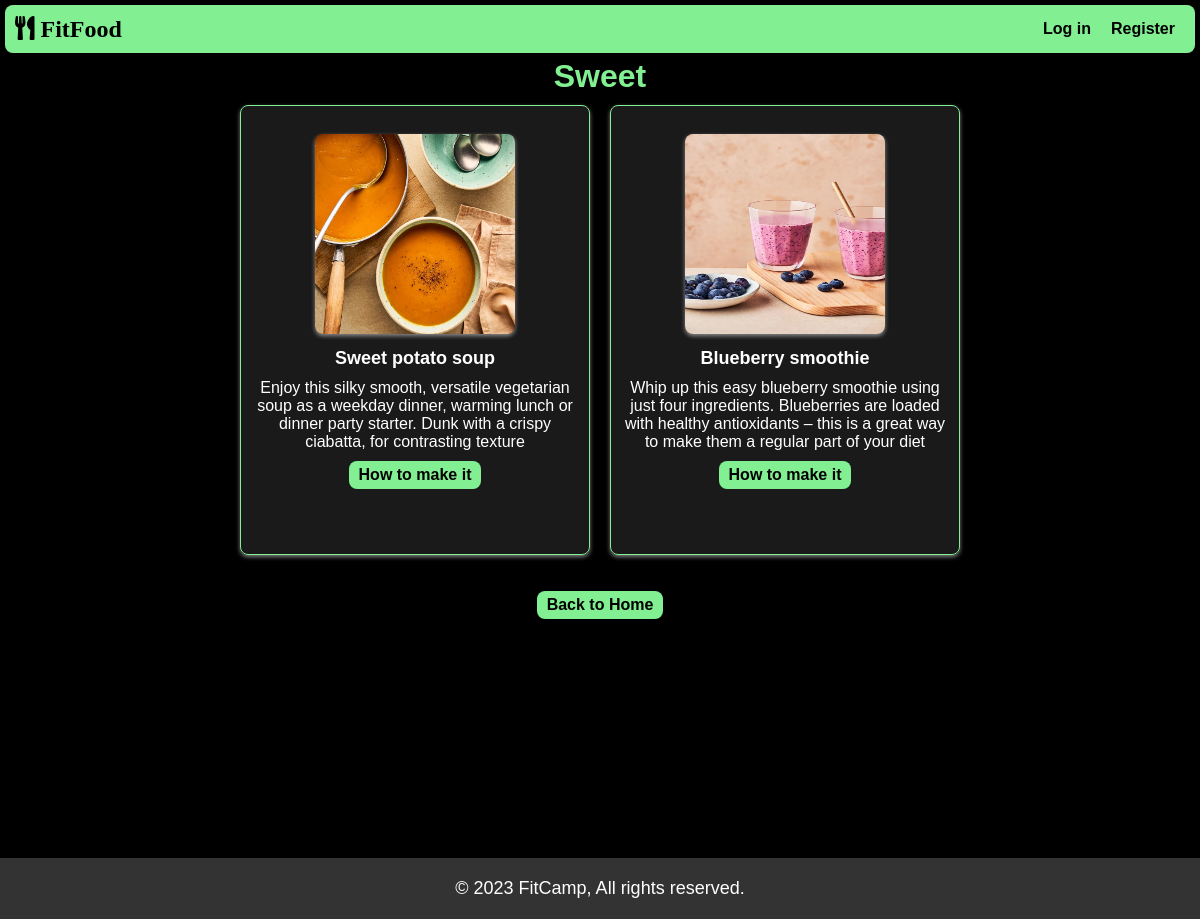
The page /fitfood/sweet/ on the database its author committed.
### fitfood/models.py (models this page shows, shortened)
class Recipe(models.Model):
    title = models.CharField(max_length=200)
    category = models.ForeignKey(Category, on_delete=models.CASCADE)
    ingredients = models.ManyToManyField(Ingredient)
    describe = models.TextField(blank=True ,null=True)
    instructions = models.TextField()
    image = models.ImageField(upload_to='images/', blank=True, null=True)

### fitfood/views.py (the view)
# urls.py: path('sweet/', views.sweet, name='sweet'),
def sweet(request):
    recipes = Recipe.objects.filter(category__name='Sweet Diet')
    return render(request, 'food/sweet.html', {'recipes': recipes})

### fitfood/templates/food/sweet.html (shortened to what this page needs)
{% extends "food/layoutfood.html" %}
{% block body %}
<h1 class="sub">Sweet</h1>
<div class="main">
{% for item in recipes %}
<div class="recipe-card">
    <br>
    <div class="recipe-image">
        <img src="{{ item.image.url }}" alt="{{ item.title }}" width="200">
    </div>
    <div class="details">
        <h3>{{ item.title }}</h3>
        <h4>{{item.describe}}</h4>
        <a href="{% url 'recipe_detail' item.id %}" class="link-g">How to make it</a>
    </div>
</div>
{% endfor %}
</div>
<div class="container-Home">
    <a class="link-Home" href="{% url 'homefood' %}">Back to Home</a>
</div>
{% endblock %}

### fitfood/static/food/styles.css (style rules this page uses)
* { margin: 0; padding: 0; border: 0; box-sizing: border-box; font-family: Arial, sans-serif; }
body { background-color: black; }
.sub { text-align: center; color: #82EF92; transition: 0.5s ease; }
.main { display: flex; justify-content: center; align-items: center; flex-wrap: wrap; }
.recipe-card { width: 350px; height: 450px; display: flex; flex-direction: column; align-items: center; background-color:hsla(0, 0%, 100%, 0.102); border: 1px solid #82EF92; border-radius: 8px; margin: 10px; padding: 10px; box-shadow: 0 2px 4px rgba(255, 253, 253, 0.5); }
.recipe-image img { width: 200px; height: 200px; border-radius: 8px; box-shadow: 0 2px 4px rgba(255, 253, 253, 0.5); }
.details { text-align: center; }
.details h3 { font-size: 18px; margin: 10px 0; color: white; }
.details h4 { font-size: 16px; margin: 10px 0; color: white; font-weight: 100; }
.link-g { display: inline-block; padding: 5px 10px; background-color: #82EF92; color:black; text-decoration: none; border-radius: 8px; font-weight: bold; }
.container-Home { display: flex; justify-content: center; align-items: center; height: 10vh; }
.link-Home { padding: 5px 10px; background-color: #82EF92; color: black; text-decoration: none; border-radius: 8px; font-weight: bold; }

### rows shown on the page
Recipe: image (picture), title "Sweet potato soup", describe "Enjoy this silky smooth, versatile vegetarian soup as a weekday dinner, warming lunch or dinner party starter. Dunk with a crispy ciabatta, for contrasting texture"
Recipe: image (picture), title "Blueberry smoothie", describe "Whip up this easy blueberry smoothie using just four ingredients. Blueberries are loaded with healthy antioxidants – this is a great way to make them a regular part of your diet"
